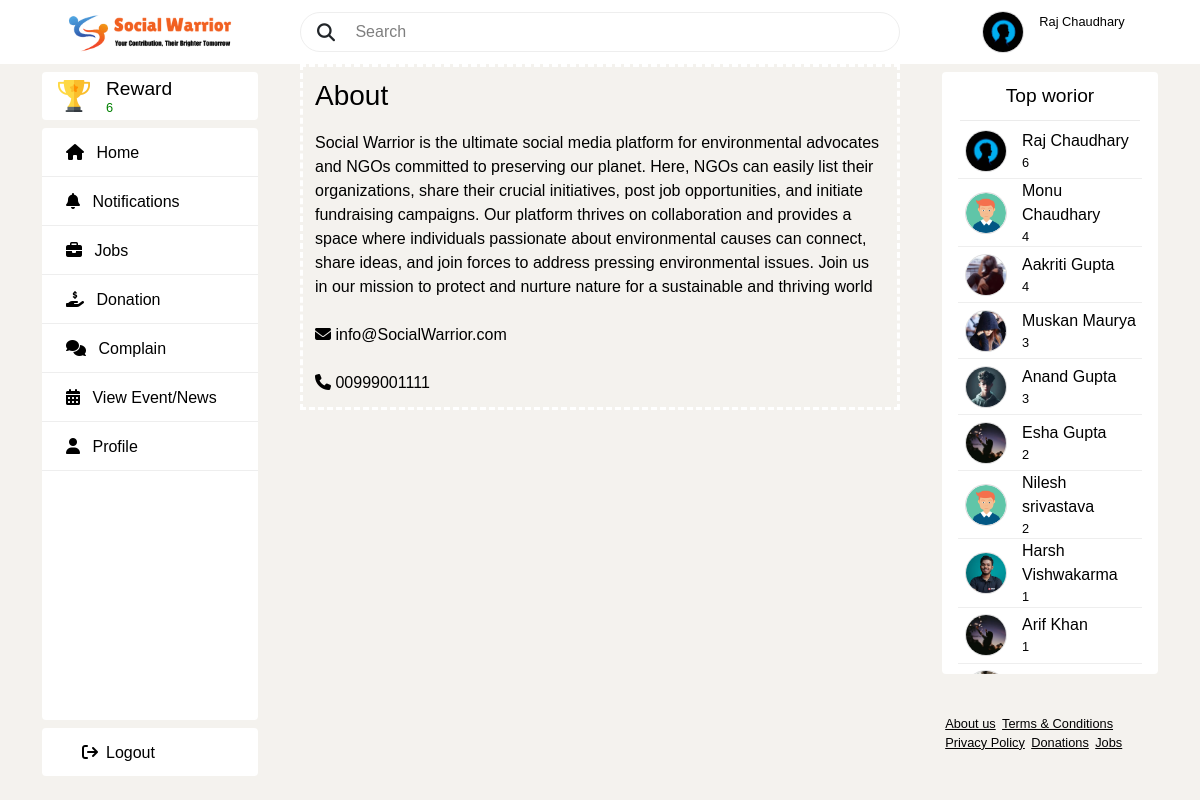
/about/ (signed in), run on the app's committed database.
### publicapp/models.py (models this page shows)
class Profile(models.Model):
    user=models.ForeignKey(User,on_delete=models.CASCADE,blank=True,null=True)
    contact_no=models.IntegerField()
    full_name=models.CharField(max_length=50)
    dob = models.CharField(max_length=100,blank=True)
    city=models.CharField(max_length=200)
    state=models.CharField(max_length=200)
    pin_code=models.CharField(max_length=100)
    followers=models.ManyToManyField(User,related_name='followers',blank=True)
    followings =models.ManyToManyField(User,related_name='followings',blank=True)
    profile_picture = models.ImageField(upload_to='profilepics',blank=True)

class TopEnvorior(models.Model):
    profile = models.ForeignKey(Profile,on_delete=models.CASCADE)
    reward = models.IntegerField()

### publicapp/views.py (the view)
# urls.py: path('about/',views.about,name='about'),
def about(request):
    current_user = request.session['email']
    current_user_details = Profile.objects.get(user=current_user)
    top = TopEnvorior.objects.get(profile=current_user_details)
    total_reward = top.reward
    top_envorior = TopEnvorior.objects.order_by('-reward')
    return render(request,'about.html',locals())

### publicapp/templates/about.html (shortened to what this page needs)
{% extends 'publicparent.html' %}
{% load static %}
{%block content%}
  <div class="info-layout" style="border-style: dashed; border-color:white;">
   <div class="txt-1 info-layout-header" style="display: flex;"><h3>About</h3>
              </div>
              <p class="txt-2" style="margin-top:10px;">
               Social Warrior is the ultimate social media platform for environmental advocates and NGOs
               committed to preserving our planet. Here, NGOs can easily list their organizations,
               share their crucial initiatives, post job opportunities, and initiate fundraising campaigns.
                Our platform thrives on collaboration and provides a space where individuals passionate about
                environmental causes can connect, share ideas, and join forces to address pressing environmental issues.
                Join us in our mission to protect and nurture nature for a sustainable and thriving world
              </p></br>
            <div class="info-layout-footer"><span class="txt-2"><i class="fa-solid fa-envelope"></i></span>
              <span class="txt-2">info@SocialWarrior.com</span></div></br>
              <span class="txt-2"><i class="fa-solid fa-phone"></i></span>
              <span class="txt-2">00999001111</span></div>
  </div>
{% endblock %}

### publicapp/templates/publicparent.html (shortened to what this page needs)
<!DOCTYPE html>
<html lang="en">
  <head>
    {% load static %}
    <link
      rel="stylesheet"
      href="https://cdnjs.cloudflare.com/ajax/libs/font-awesome/6.4.0/css/all.min.css"
    />
    <link href="https://cdn.jsdelivr.net/npm/bootstrap@5.3.3/dist/css/bootstrap.min.css" rel="stylesheet">
    <link rel="stylesheet" href="{% static 'css/publicstyle.css' %}" />
  </head>
  <body class="body">
    <header>
      <div class="left">
        <div class="logo">
          <img class="logo-img" src="{% static 'img/slogo.png' %}" alt="" />
        </div>
      </div>
      <div class="middle">
        <form>
          <div class="search nav-search">
            <i class="fa fa-search" style="font-size: 18px; margin-left: 1rem">
            </i>
            <input type="text" placeholder=" Search " />
          </div>
        </form>
      </div>
      <div class="right">
        <div class="user-profile">
              {% if current_user_details.profile_picture %}
              <a href="{%url 'publicapp:profile'%}">
                <img class="profile-img" src="{{ current_user_details.profile_picture.url }}" alt=""/>
              </a>
              {% else %}
              <a href="{%url 'publicapp:profile'%}">
                <img class="profile-img" src="{% static 'img/profile.png' %}" alt=""/>
              </a>
              {% endif %}
          <div class="profile-txt">
            <a href="{%url 'publicapp:profile'%}" class="txt-3"><p>{{current_user_details.full_name}}</p></a>
          </div>
        </div>
      </div>
    </header>
    <main>
      <div class="publicleft">
        <div class="navlefttop logo">
          <img class="logo-img" src="{% static 'img/trophy.png' %}" />
          <div class="logo-txt">
            <p class="txt-1" style="color: #000000;">Reward</p>
            <p class="txt-3" style="color: green; margin-top: -5px;">{{total_reward}}</p>
          </div>
        </div>
        <div class="navleftmiddle">
          <div class="navleftmiddles">
            <a
              href="{%url 'publicapp:publichome'%}"
              class="text-decoration-none"
            >
              <span class="txt-2 "><i class="fa-solid fa-house"></i></span>
              <span class="txt-2 ">Home</span>
            </a>
          </div>
          <div class="navleftmiddles">
            <a
              href="{%  url 'publicapp:notifications' %}"
              class="text-decoration-none"
            >
              <span class="txt-2"><i class="fa-solid fa-bell"></i></span>
              <span class="txt-2">Notifications</span>
            </a>
          </div>
          <div class="navleftmiddles">
            <a href="{%url 'publicapp:jobs'%}" class="text-decoration-none">
              <span class="txt-2"><i class="fa-solid fa-briefcase"></i></span>
              <span class="txt-2">Jobs</span>
            </a>
          </div>
          <div class="navleftmiddles">
            <a href="{%url 'publicapp:donation'%}" class="text-decoration-none">
              <span class="txt-2"
                ><i class="fa-solid fa-hand-holding-dollar"></i
              ></span>
              <span class="txt-2">Donation</span>
            </a>
          </div>
          <div class="navleftmiddles">
            <a href="{%url 'publicapp:complain'%}" class="text-decoration-none">
              <span class="txt-2"
                ><i class="fa-solid fa-comments"></i
              ></span>
              <span class="txt-2">Complain</span>
            </a>
          </div>
          <div class="navleftmiddles">
            <a href="{%url 'publicapp:viewevent'%}" class="text-decoration-none">
              <span class="txt-2"
                ><i class="fa-solid fa-calendar-days"></i></span>
              <span class="txt-2">View Event/News</span>
            </a>
          </div>
          <div class="navleftmiddles">
            <a
              href="{%url 'publicapp:profile'%}"
              class="text-decoration-none"
            >
              <span class="txt-2"><i class="fa-solid fa-user"></i></span>
              <span class="txt-2">Profile</span>
            </a>
          </div>
        </div>
        <div class="navleftbottom navleftmiddles">
          <div style="margin-top: 13px;">
            <a href="{%url 'publicapp:logout'%}" class="txt-2" data-bs-toggle="modal" data-bs-target="#logoutModal">
              <i class="fa-solid fa-sign-out mx-2 "></i>Logout
            </a>
          </div>
        </div>
      </div>
      <div class="publicmiddle">{% block content %} {% endblock%}</div>
      <div class="publicright">
        <div class="box" >
          <div class="box-header" >
            <p class="txt-1" >Top  worior</p>
          </div>
      <div class="box-main">
        <div style="border-bottom: 1px solid black; opacity: 8%; margin-bottom: 2px;  margin-left: 18px; margin-right: 18px;"></div>
          {%for top in top_envorior%}
          <div class="user-profile navrightmiddles">
            <a href="">
             {% if top.profile.profile_picture %}
              <img class="profile-img" src="{{top.profile.profile_picture.url}}" alt=""/>
             {% else %}
              <img class="profile-img" src="{% static 'img/profile.png' %}" alt=""/>
             {% endif %}
            </a>
            <div class="profile-txt">
              <a href="" class="txt-2"><p>{{top.profile.full_name}}</p></a>
              <a href="" class="txt-3"><p>{{top.reward}}</p></a>
            </div>
          </div>
          {%endfor%}
      </div>
        </div>
        <div class="box box-bottom" style="
        display: flex;
        flex-wrap: wrap;
        background: none;
        flex: none;
        padding: 2rem 0rem;
    ">
              <a href="/about/"class="txt-3">About us</a>
              <a href="/terms/"class="txt-3">Terms &amp; Conditions</a>
              <a href="/policy/"class="txt-3">Privacy Policy</a>
              <a href="/donation/"class="txt-3">Donations</a>
              <a href="/jobs/"class="txt-3">Jobs</a>
            </div>
      </div>
    </main>
  </body>
</html>

### static/css/publicstyle.css (style rules this page uses)
:root { --white: #000000; --darkgray: #3a3a3a; --gray: #eee; --lightgray: #faf8f8; --green: #ec4c17; --border-radius: 0.25rem; --border-radius2: 5rem; }
* { font-family: "Poppins", sans-serif; margin: 0; padding: 0; }
body { scroll-behavior: smooth; position: relative; height: 100vh; width: 100%; background: #f4f2ee; overflow: hidden; margin: 0; padding: 0; }
a { text-decoration: none; }
p { margin-bottom: 0rem; }
.txt-1 { color: var(--white); font-size: 1.2rem; font-weight: 500; }
.txt-2 { color: var(--white); font-size: 1rem; font-weight: 400; }
.txt-3 { color: var(--white); font-size: 0.8rem; font-weight: 300; }
input { color: black; }
header { width: 100%; position: absolute; background: #ffffff; }
.logo { display: flex; align-items: center; }
.user-profile { display: flex; align-items: center; }
.logo-img { height: 3rem; object-fit: cover; }
.logo-txt { margin: 0rem 0rem 0rem 1rem; }
.profile-txt { min-height: 2.5rem; margin: 0rem 0rem 0rem 1rem; }
.profile-img { margin-left: 0.5rem; width: 2.5rem; height: 2.5rem; object-fit: cover; box-shadow: rgba(0, 0, 0, 0.02) 0px 1px 3px 0px, rgba(27, 31, 35, 0.15) 0px 0px 0px 1px; background-color: #ffffff; border-radius: 100rem; }
.search { width: 100%; height: 2.5rem; display: flex; margin-right: 20px; align-items: center; border: 1px solid var(--gray); border-radius: var(--border-radius2); background: transparent; }
.search input[type="text"],input[type="number"] { padding: 0rem 1rem 0rem 1rem; height: 2.5rem; flex: 1; border: none; outline: none; background: transparent; }
input::placeholder { color: #000000; opacity: 50%; }
main { top: 4rem; position: absolute; display: flex; }
.publicleft { width: 25vw; display: flex; flex-direction: column; align-items: center; }
.navlefttop { margin: 0.5rem; width: 18vw; height: 3rem; border-radius: var(--border-radius); background: #ffffff; }
.navlefttop .logo-img { margin-left: 1rem; height: 2rem; width: 2rem; aspect-ratio: 1/1; }
.navleftmiddle { display: flex; flex-direction: column; flex: 1; width: 18vw; border-radius: var(--border-radius); background: #ffffff; }
.navleftmiddle div { box-sizing: unset; padding: 0.8rem 0rem; height: 1.4rem; border-bottom: 0.5px solid var(--gray); }
.navleftmiddle div .txt-2 { margin-left: 0.5rem; }
.navleftmiddle div a { margin-left: 1rem; }
.navleftbottom { margin: 0.5rem; width: 18vw; height: 3rem; border-radius: var(--border-radius); background: #ffffff; }
.navleftbottom div { margin: 1rem 0rem 0rem 1rem; }
.navleftbottom div .txt-2 { margin-left: 1rem; }
.publicmiddle { height: 90vh; width: 50vw; overflow: auto; scrollbar-width: none; }
.feed-search .btn,.user-profile { margin: 0rem 1rem; }
.publicright { width: 25vw; display: flex; flex-direction: column; align-items: center; }
.box { position: relative; margin-top: 0.5rem; flex: 1; width: 18vw; border-radius: var(--border-radius); background: #ffffff; }
.box.box-bottom a { cursor: pointer; text-decoration: underline; padding: 0rem 0.2rem; }
.box .box-header { position: absolute; top: 1.5rem; left: 50%; transform: translate(-50%, -50%); }
.box .box-main { height: -webkit-fill-available; position: absolute; width: 100%; top:3rem; overflow: auto; }
.box .user-profile { min-height: 3.5rem; border-bottom: 0.5px solid var(--gray); }
@media (min-width: 786px) { header { display: flex; align-items: center; height: 4rem; } }
@media (min-width: 786px) { header .left, header .right { width: 50%; display: flex; justify-content: space-evenly; } }
@media (min-width: 786px) { header .middle { width: 100%; } }
header .left { justify-content: space-around; display: flex; }
.info-layout { padding: 2%; }

### data on the page
Profile: profile_picture (picture), full_name "Raj Chaudhary"
TopEnvorior: profile.profile_picture (picture), profile.full_name "Raj Chaudhary", reward "6"
TopEnvorior: profile.full_name "Monu Chaudhary", reward "4"
TopEnvorior: profile.profile_picture (picture), profile.full_name "Aakriti Gupta", reward "4"
TopEnvorior: profile.profile_picture (picture), profile.full_name "Muskan Maurya", reward "3"
TopEnvorior: profile.profile_picture (picture), profile.full_name "Anand Gupta", reward "3"
TopEnvorior: profile.profile_picture (picture), profile.full_name "Esha Gupta", reward "2"
TopEnvorior: profile.full_name "Nilesh srivastava", reward "2"
TopEnvorior: profile.profile_picture (picture), profile.full_name "Harsh Vishwakarma", reward "1"
TopEnvorior: profile.profile_picture (picture), profile.full_name "Arif Khan", reward "1"
TopEnvorior: profile.profile_picture (picture)

### other printed values
{{ total_reward }} "6"
